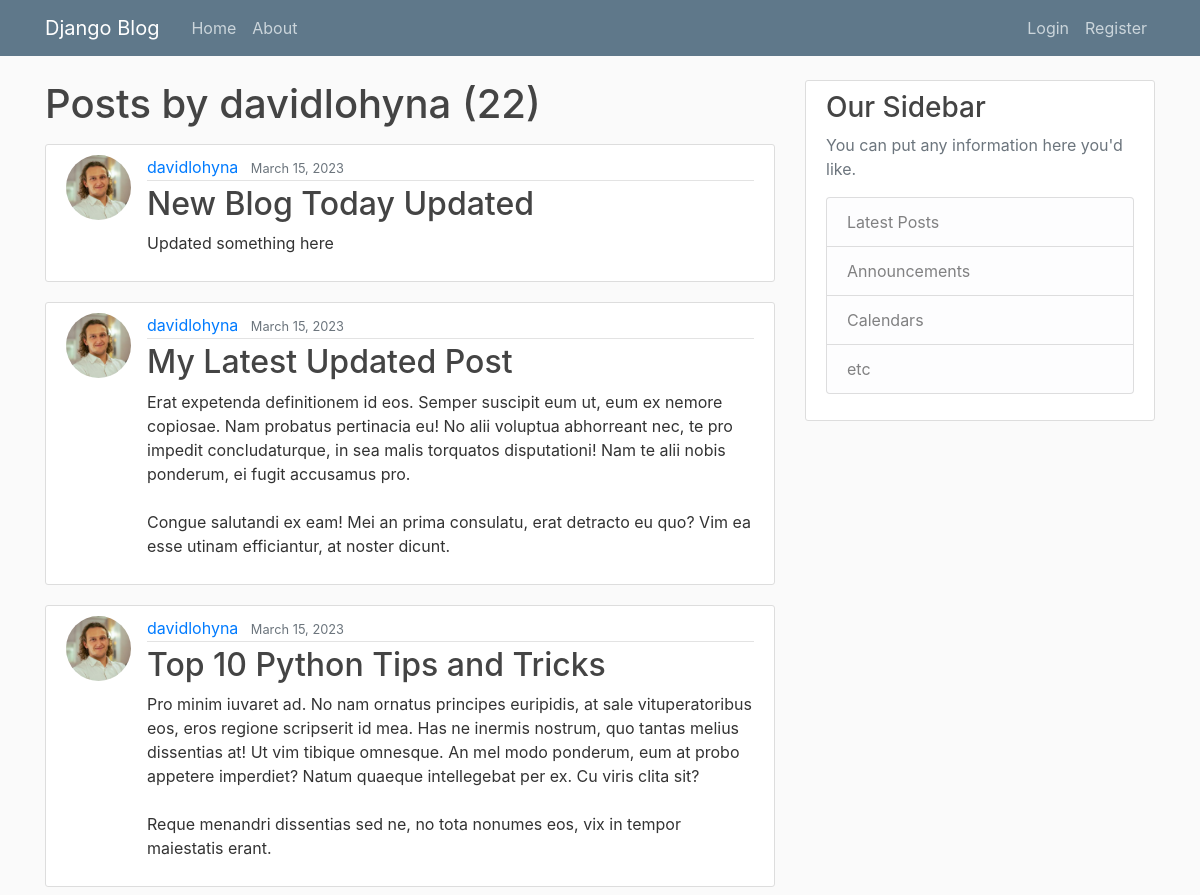
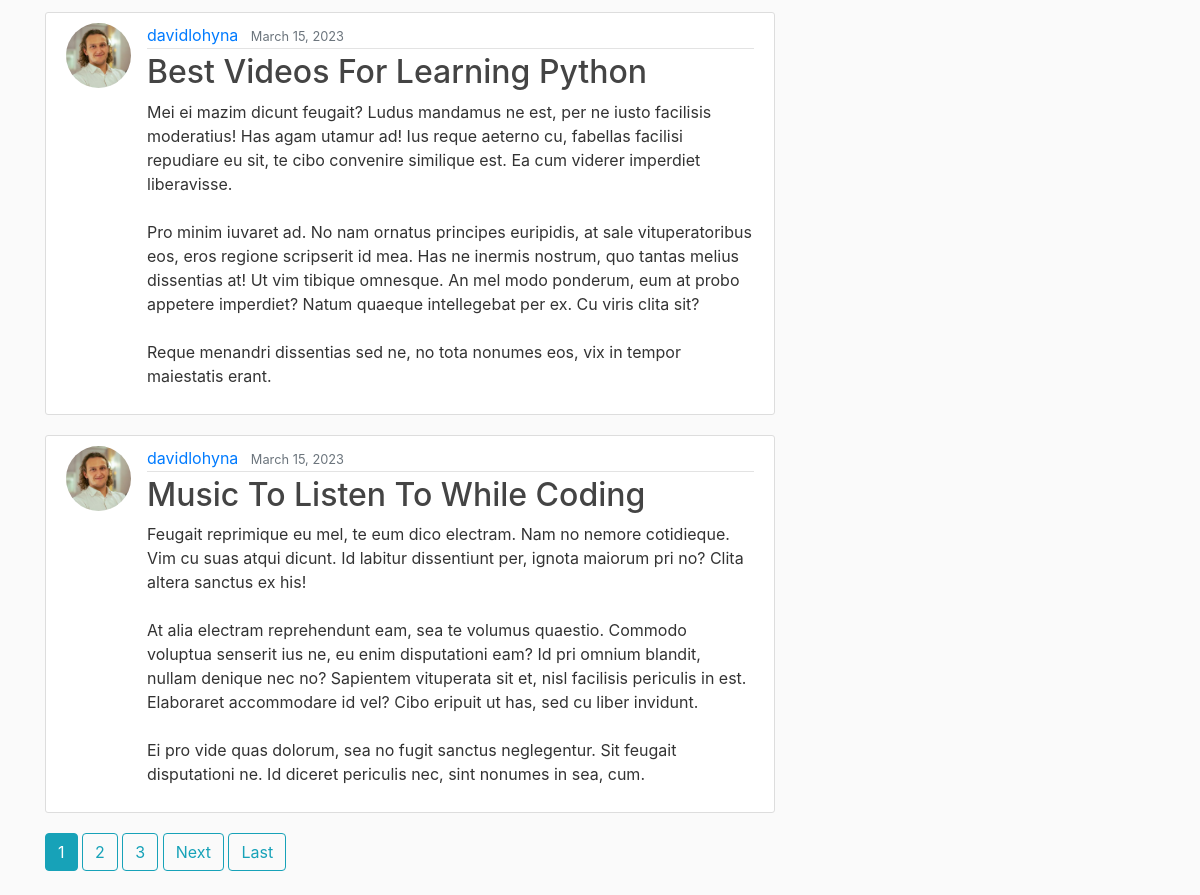
Page /user/davidlohyna/ on the committed database (2 pictures, top to bottom).
### blog/models.py (models this page shows, shortened)
class Post(models.Model):
    title = models.CharField(max_length=100)
    content = models.TextField()
    date_posted = models.DateTimeField(default=timezone.now)
    author = models.ForeignKey(
        settings.AUTH_USER_MODEL,
        on_delete=models.CASCADE,
    )

### users/models.py (models this page shows, shortened)
class Profile(models.Model):
    user = models.OneToOneField(User, on_delete=models.CASCADE)
    image = models.ImageField(default="default.jpg", upload_to="profile_pics")

### blog/views.py (the view)
# urls.py: path("user/<str:username>/", UserPostListView.as_view(), name="user-posts"),
class UserPostListView(ListView):
    model = Post
    template_name = "blog/user_posts.html"
    context_object_name = "posts"
    ordering = ["-date_posted"]
    paginate_by = 5
    def get_queryset(self):
        user = get_object_or_404(User, username=self.kwargs.get("username"))
        return Post.objects.filter(author=user).order_by("-date_posted")

### blog/templates/blog/user_posts.html (shortened to what this page needs)
{% extends 'blog/base.html' %}
{% block content %}
    <h1 class="mb-3">Posts by {{ view.kwargs.username }} ({{ page_obj.paginator.count }})</h1>
    {% for post in posts %}
        <article class="media content-section">
          <img class="rounded-circle article-img" src="{{ post.author.profile.image.url }}">
          <div class="media-body">
            <div class="article-metadata">
              <a class="mr-2" href="{% url 'user-posts' post.author.username %}">{{ post.author }}</a>
              <small class="text-muted">{{ post.date_posted|date:"F d, Y" }}</small>
            </div>
            <h2><a class="article-title" href="{% url 'post-detail' post.id %}">{{ post.title }}</a></h2>
            <p class="article-content">{{ post.content }}</p>
          </div>
        </article>
    {% endfor %}
    {% if is_paginated %}
        {% for num in page_obj.paginator.page_range %}
          {% if page_obj.number == num %}
            <a class="btn btn-info mb-4" href="?page={{ num }}">{{ num }}</a>
          {% elif num > page_obj.number|add:'-3' and num < page_obj.number|add:'3' %}
            <a class="btn btn-outline-info mb-4" href="?page={{ num }}">{{ num }}</a>
          {% endif %}
        {% endfor %}
        {% if page_obj.has_next %}
          <a class="btn btn-outline-info mb-4" href="?page={{ page_obj.next_page_number }}">Next</a>
          <a class="btn btn-outline-info mb-4" href="?page={{ page_obj.paginator.num_pages }}">Last</a>
        {% endif %}
    {% endif %}
{% endblock content %}

### blog/static/blog/main.css (style rules this page uses)
body { background: #fafafa; color: #333333; margin-top: 5rem; }
h1, h2, h3, h4, h5, h6 { color: #444444; }
.content-section { background: #ffffff; padding: 10px 20px; border: 1px solid #dddddd; border-radius: 3px; margin-bottom: 20px; }
.article-title { color: #444444; }
.article-content { white-space: pre-line; }
.article-img { height: 65px; width: 65px; margin-right: 16px; }
.article-metadata { padding-bottom: 1px; margin-bottom: 4px; border-bottom: 1px solid #e3e3e3 }

### rows in the picture
Post: author.profile.image (picture), author "davidlohyna", date_posted "March 15, 2023", title "New Blog Today Updated", content "Updated something here"
Post: author.profile.image (picture), author "davidlohyna", date_posted "March 15, 2023", title "My Latest Updated Post", content "Erat expetenda definitionem id eos. Semper suscipit eum ut, eum ex nemore copiosae. Nam probatus pertinacia eu! No alii voluptua abhorreant nec, te pro impedit concludaturque, in sea malis torquatos disputationi! Nam te alii nobis ponderum, ei fugit accusamus pro. Congue salutandi ex eam! Mei an prima consulatu, erat detracto eu quo? Vim ea esse utinam efficiantur, at noster dicunt."
Post: author.profile.image (picture), author "davidlohyna", date_posted "March 15, 2023", title "Top 10 Python Tips and Tricks", content "Pro minim iuvaret ad. No nam ornatus principes euripidis, at sale vituperatoribus eos, eros regione scripserit id mea. Has ne inermis nostrum, quo tantas melius dissentias at! Ut vim tibique omnesque. An mel modo ponderum, eum at probo appetere imperdiet? Natum quaeque intellegebat per ex. Cu viris clita sit? Reque menandri dissentias sed ne, no tota nonumes eos, vix in tempor maiestatis erant."
Post: author.profile.image (picture), author "davidlohyna", date_posted "March 15, 2023", title "Best Videos For Learning Python", content "Mei ei mazim dicunt feugait? Ludus mandamus ne est, per ne iusto facilisis moderatius! Has agam utamur ad! Ius reque aeterno cu, fabellas facilisi repudiare eu sit, te cibo convenire similique est. Ea cum viderer imperdiet liberavisse. Pro minim iuvaret ad. No nam ornatus principes euripidis, at sale vituperatoribus eos, eros regione scripserit id mea. Has ne inermis nostrum, quo tantas melius dissentias at! Ut vim tibique omnesque. An mel modo ponderum, eum at probo appetere imperdiet? Natum quaeque intellegebat per ex. Cu viris clita sit? Reque menandri dissentias sed ne, no tota nonumes eos, vix in tempor maiestatis erant."
Post: author.profile.image (picture), author "davidlohyna", date_posted "March 15, 2023", title "Music To Listen To While Coding", content "Feugait reprimique eu mel, te eum dico electram. Nam no nemore cotidieque. Vim cu suas atqui dicunt. Id labitur dissentiunt per, ignota maiorum pri no? Clita altera sanctus ex his! At alia electram reprehendunt eam, sea te volumus quaestio. Commodo voluptua senserit ius ne, eu enim disputationi eam? Id pri omnium blandit, nullam denique nec no? Sapientem vituperata sit et, nisl facilisis periculis in est. Elaboraret accommodare id vel? Cibo eripuit ut has, sed cu liber invidunt. Ei pro vide quas dolorum, sea no fugit sanctus neglegentur. Sit feugait disputationi ne. Id diceret periculis nec, sint nonumes in sea, cum."

### other values in the picture
{{ view.kwargs.username }} "davidlohyna"
{{ page_obj.paginator.count }} "22"
{{ num }} "1"
{{ num }} "2" "3"
